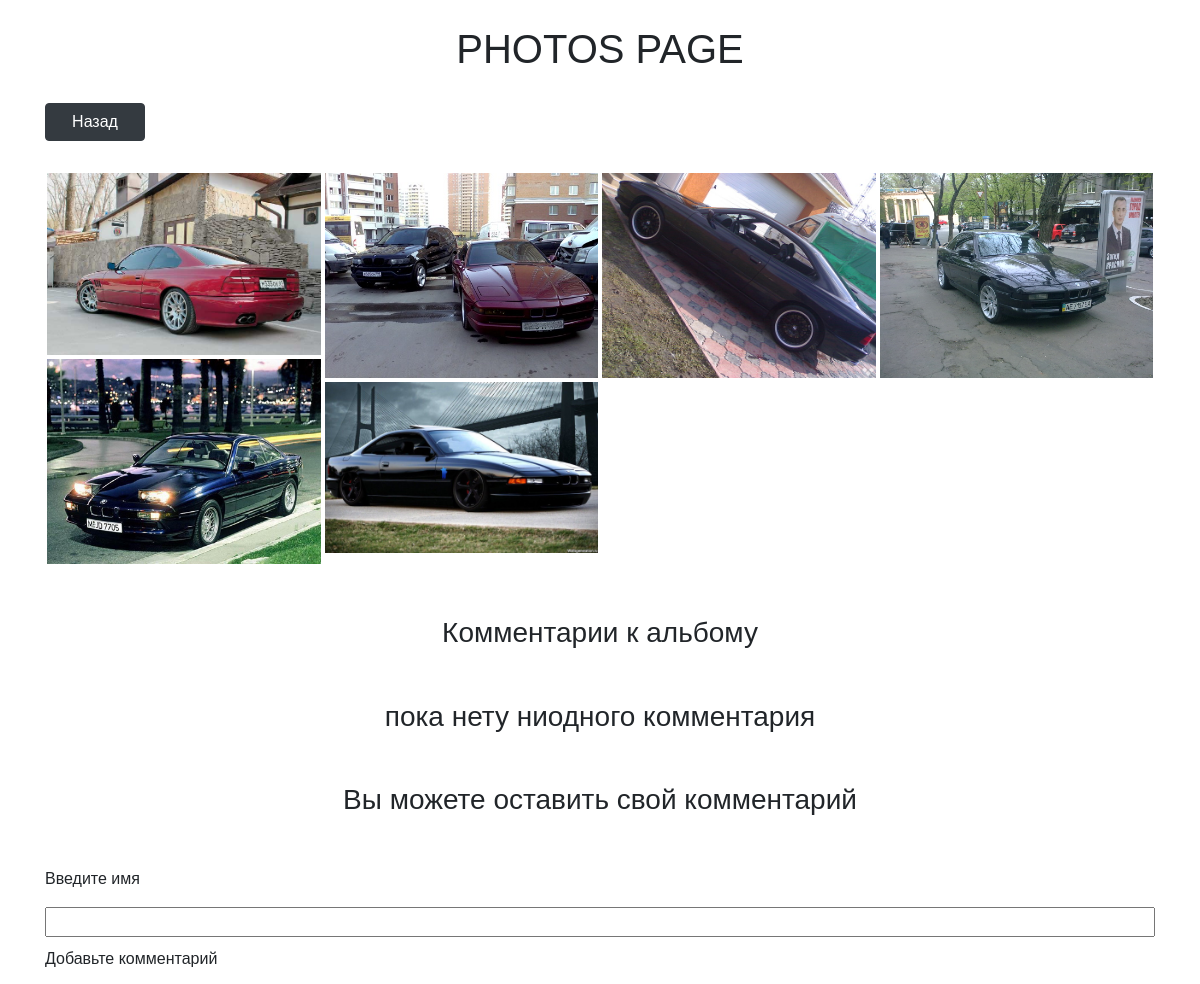
Page /photos.php?id=61 (upper part) on the earlier database version.
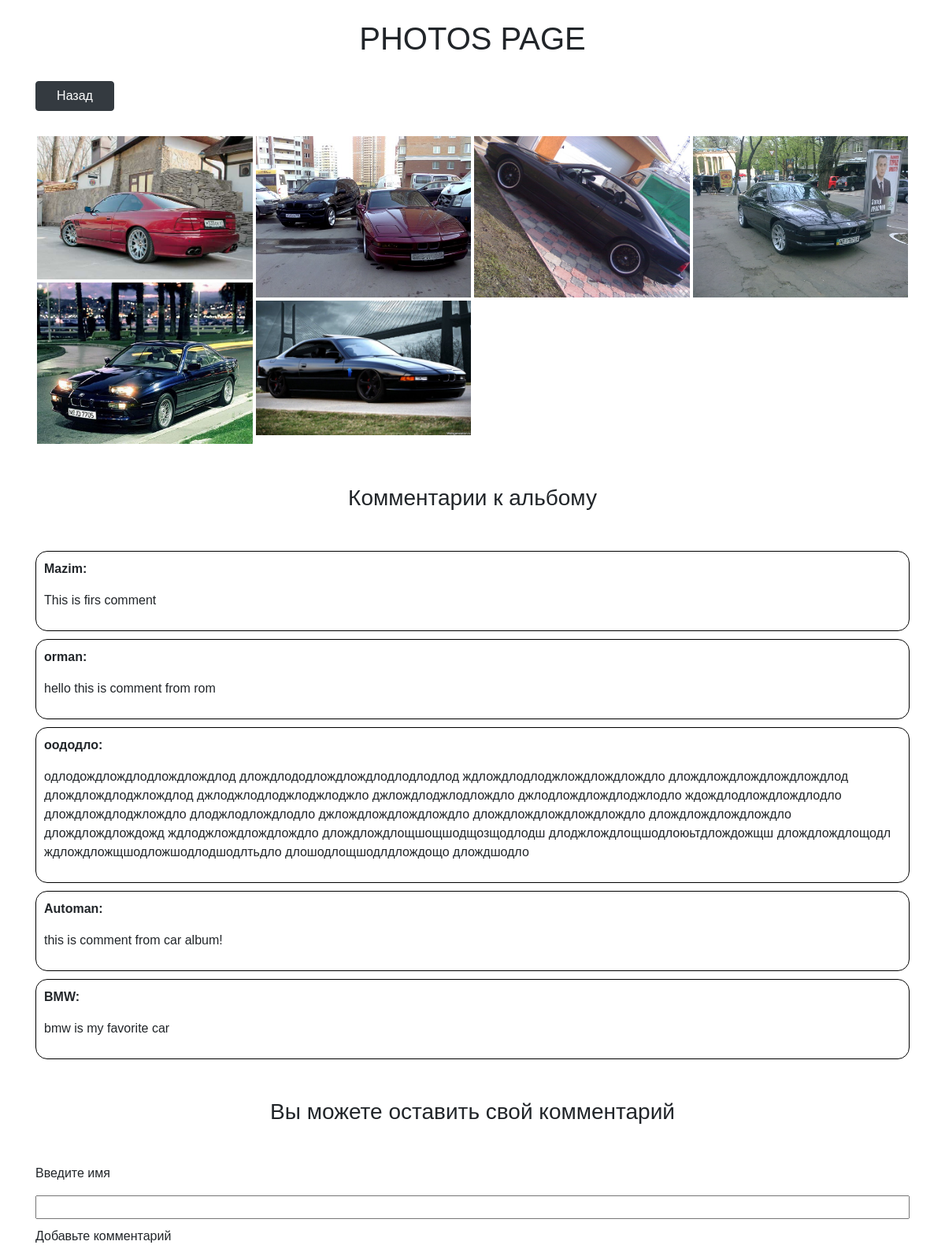
Same page on the later database version.
### tables this page shows
CREATE TABLE `photos` (
  `id` int(11) NOT NULL,
  `path` tinytext NOT NULL,
  `album_id` int(11) DEFAULT NULL
);

CREATE TABLE `comments` (
  `id` int(11) NOT NULL,
  `name` varchar(40) NOT NULL,
  `text` text NOT NULL,
  `album_id` int(11) NOT NULL,
  `public_id` int(11) DEFAULT NULL
);

### photos.php (the view, shortened to what this page needs)
<?php
    require_once 'core/connect_db.php';
    $request = "SELECT * FROM photos WHERE album_id = :album_id";
    $index = intval($_GET['id']);
     try {
        $responce = $pdo->prepare($request);
        $responce->execute(['album_id' => $index]);
    } catch (PDOException $e) {
        echo "Ошибка базы данных: " . $e->getMessage();
    }
    $photos = $responce->fetchAll(PDO::FETCH_ASSOC);
    $query = "SELECT * FROM comments WHERE album_id = $index AND public_id = 1";
    try {
        $responce = $pdo->query($query);
    } catch (PDOException $e) {
        echo "Ошибка базы данных: " . $e->getMessage();
    }
    $comments = $responce->fetchAll(PDO::FETCH_ASSOC);
?>
<!doctype html>
<html lang="en">
    <head>
        <link rel="stylesheet" href="assets/bootstrap/css/bootstrap.min.css" >
    	<link rel="stylesheet" href="assets/style.css">
        <link rel="stylesheet" href="assets/media.css">
        <link rel="stylesheet" href="assets/fonts.css">
        <link rel="stylesheet" href="assets/fancybox/dist/jquery.fancybox.min.css">
    </head>
    <body>
        <div class="container">
            <h1 class="title">PHOTOS PAGE</h1>
            <button class="btn btn-dark back" onclick="window.history.back()">Назад</button>
        </div>
        <div class="container foto-container">
            <div class="grid">
            <?php foreach($photos as $photo): ?>
                <div class="grid-item">
                    <a href="<?= $photo['path']; ?>" data-fancybox="gallery" data-caption="">
    	                <img src="<?= $photo['path']; ?>" alt="" />
                    </a>
                </div>
                <?php endforeach; ?>
            </div>
        </div>
        <div class="container">
            <h3>Комментарии к альбому</h3>
            <div class="comments">
                <?php if (!empty($comments)): ?>
                <?php foreach($comments as $comment): ?>
                <div class="comment_album">
                    <p class="name"><?= $comment['name'];?>:</p>
                    <p><?= $comment['text'];?></p>
                </div>
                <?php endforeach; ?>
                <?php else : ?>
                    <h3>пока нету ниодного комментария</h3>
                <?php endif; ?>
            </div>
            <div class="addComment">
                <h3>Вы можете оставить свой комментарий</h3>
                <form id="comment_form">
                    <p>Введите имя</p>
                    <input type="text" name="name" value="">
                    <p>Добавьте комментарий</p>
                </form>
            </div>
        </div>
    </body>
</html>

Differences in the rows shown:
added comments: name "Mazim", text "This is firs comment"
added comments: name "orman", text "hello this is comment from rom"
added comments: name "оододло", text "одлодождлождлодлождлождлод длождлододлождлождлодлодлодлод ждлождлодлоджлождлождлождло длождлождлождлождлождлод длождлождлоджлождлод джлоджлодлоджлоджлоджло джлождлоджлодлождло джлодлождлождлоджлодло ждождлодлождлождлодло длождлождлоджлождло длоджлодлождлодло джлождлождлождлождло длождлождлождлождлождло длождлождлождлождло длождлождлождожд ждлоджлождлождлождло длождлождлощшощшодщозщодлодш длоджлождлощшодлоюьтдлождожщш длождлождлощодл ждлождложщшодложшодлодшодлтьдло длошодлощшодлдлождощо длождшодло"
added comments: name "Automan", text "this is comment from car album!"
added comments: name "BMW", text "bmw is my favorite car"
Other differences:
text no longer shown: "пока нету ниодного комментария"
